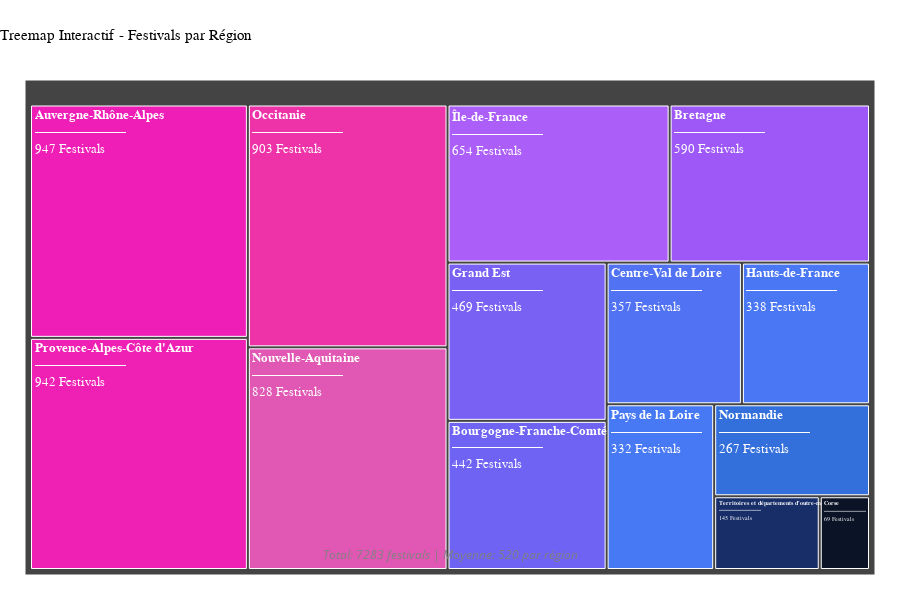

This figure's notebook cell:
### Code cell
# Créer le treemap interactif avec style personnalisé

fig = px.treemap(
    df_festival_reg,
    path=['Région principale de déroulement'],
    values='Nombre de festivals',
    title=":clapper: Treemap Interactif - Festivals par Région :clapper:",
    hover_data={'Nombre de festivals': ':,'}
)
import plotly.graph_objects as go
fig.update_traces(
    texttemplate="<b>%{label}</b><br>━━━━━━━<br>%{value} Festivals",
    textfont_size=13,
    textfont_color="white",  # Changé en noir pour contraster avec le fond blanc
    textfont_family="Arial Black",
    hovertemplate="<b>%{label}</b><br>" +
                  "Nombre de festivals: %{value}<br>" +
                  "Pourcentage: %{percentParent}<br>" +
                  "<extra></extra>",
    marker_colors=None
)
# Définir les couleurs personnalisées pour le dégradé
custom_colors = ['#0B1426', '#1E3A8A', '#3B82F6', '#6366F1', '#8B5CF6', 
                '#A855F7', '#C084FC',  '#EC4899', '#F012BE']
               
# Appliquer les couleurs
fig.update_traces(
    marker_colorscale=[[i/(len(custom_colors)-1), color] for i, color in enumerate(custom_colors)],
    marker_cmid=df['Nombre de festivals'].mean()
)
fig.update_layout(
    title="Treemap Interactif - Festivals par Région",
    title_font_size=15,
    title_x=0,                 # 0 = aligné à gauche, 0.5 = centré, 1 = aligné à droite
    title_font_color="black",
    title_font_family="Arial Black",
    margin=dict(t=80, l=25, r=25, b=25),
    font_size=14,
    font_color="black",        # Force toute la police en noir
    plot_bgcolor="white",      # Fond blanc
    paper_bgcolor="white",     # Fond blanc
    width=None,                # Permet l'adaptation automatique
    height=600,                # Hauteur fixe raisonnable pour Streamlit
    autosize=True,             # Active le redimensionnement automatique
    # Forcer le fond blanc même avec les thèmes sombres
    template="plotly_white",   # Template blanc par défaut
    annotations=[
        dict(
            text=f"Total: {df['Nombre de festivals'].sum()} festivals | Moyenne: {df['Nombre de festivals'].mean():.0f} par région",
            showarrow=False,
            x=0.5, y=0.02,
            xref="paper", yref="paper",
            xanchor="center", yanchor="bottom",
            font=dict(size=12, color="gray", style="italic")  # Changé en gris foncé pour la lisibilité
        )
    ]
)
#afficher le graphique numero 1
fig.show()

### Figure 1 — Plotly figure (JSON) as saved in the notebook; plotly's stock layout.template omitted (floating-point values rounded to 4 significant figures)
{"data": [{"branchvalues": "total", "customdata": [[947.0], [442.0], [590.0], [357.0], [69.0], [469.0], [338.0], [267.0], [828.0], [903.0], [332.0], [942.0], [145.0], [654.0]], "domain": {"x": [0, 1], "y": [0, 1]}, "hovertemplate": "<b>%{label}</b><br>Nombre de festivals: %{value}<br>Pourcentage: %{percentParent}<br><extra></extra>", "ids": ["Auvergne-Rhône-Alpes", "Bourgogne-Franche-Comté", "Bretagne", "Centre-Val de Loire", "Corse", "Grand Est", "Hauts-de-France", "Normandie", "Nouvelle-Aquitaine", "Occitanie", "Pays de la Loire", "Provence-Alpes-Côte d'Azur", "Territoires et départements d'outre-mer", "Île-de-France"], "labels": ["Auvergne-Rhône-Alpes", "Bourgogne-Franche-Comté", "Bretagne", "Centre-Val de Loire", "Corse", "Grand Est", "Hauts-de-France", "Normandie", "Nouvelle-Aquitaine", "Occitanie", "Pays de la Loire", "Provence-Alpes-Côte d'Azur", "Territoires et départements d'outre-mer", "Île-de-France"], "marker": {"cmid": 520.2, "colorscale": [[0, "#0B1426"], [0.125, "#1E3A8A"], [0.25, "#3B82F6"], [0.375, "#6366F1"], [0.5, "#8B5CF6"], [0.625, "#A855F7"], [0.75, "#C084FC"], [0.875, "#EC4899"], [1, "#F012BE"]]}, "name": "", "parents": ["", "", "", "", "", "", "", "", "", "", "", "", "", ""], "textfont": {"color": "white", "family": "Arial Black", "size": 13}, "texttemplate": "<b>%{label}</b><br>━━━━━━━<br>%{value} Festivals", "type": "treemap", "values": [947.0, 442.0, 590.0, 357.0, 69.0, 469.0, 338.0, 267.0, 828.0, 903.0, 332.0, 942.0, 145.0, 654.0]}], "layout": {"annotations": [{"font": {"color": "gray", "size": 12, "style": "italic"}, "showarrow": false, "text": "Total: 7283 festivals | Moyenne: 520 par région", "x": 0.5, "xanchor": "center", "xref": "paper", "y": 0.02, "yanchor": "bottom", "yref": "paper"}], "autosize": true, "font": {"color": "black", "size": 14}, "height": 600, "legend": {"tracegroupgap": 0}, "margin": {"b": 25, "l": 25, "r": 25, "t": 80}, "paper_bgcolor": "white", "plot_bgcolor": "white", "title": {"font": {"color": "black", "family": "Arial Black", "size": 15}, "text": "Treemap Interactif - Festivals par Région", "x": 0}}}
